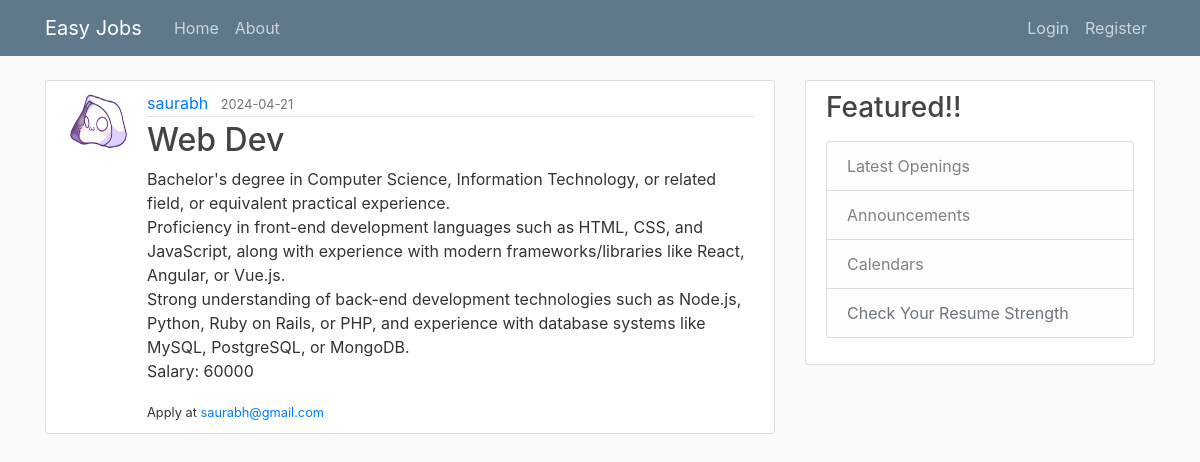
The app's page /post/4 with its own data.
### app/models.py (models this page shows, shortened)
class User(db.Model, UserMixin):
    id = db.Column(db.Integer, primary_key=True)
    username = db.Column(db.String(20), unique=True, nullable=False)
    email = db.Column(db.String(120), unique=True, nullable=False)
    image_file = db.Column(db.String(20), nullable=False, default='default.jpg')
    password = db.Column(db.String(60), nullable=False)
    posts = db.relationship('Post', backref='author', lazy=True)

class Post(db.Model):
    id = db.Column(db.Integer, primary_key=True)
    title = db.Column(db.String(100), nullable=False)
    date_posted = db.Column(db.DateTime, nullable=False, default=datetime.utcnow)
    content = db.Column(db.Text, nullable=False)
    user_id = db.Column(db.Integer, db.ForeignKey('user.id'), nullable=False)

### app/routes.py (the view)
@app.route("/post/<int:post_id>")
def post(post_id):
    post = Post.query.get_or_404(post_id)
    return render_template('post.html', title=post.title, post=post)

### app/templates/post.html
{% extends "layout.html" %}
{% block content %}
   <article class="media content-section">
    <img class="rounded-circle article-img" src="{{ url_for('static', filename='profile_pics/' + post.author.image_file) }}" alt="">
        <div class="media-body">
            <div class="article-metadata">
              <a class="mr-2" href="#">{{ post.author.username }}</a>
              <small class="text-muted">{{ post.date_posted.strftime('%Y-%m-%d') }}</small>
            </div>
            <h2 class="article-title">{{ post.title }}</h2>
            <p class="article-content">{{ post.content }}</p>
            <small class="article-content">Apply at <a href="#">{{ post.author.email }}</a></small>
        </div>
    </article>
{% endblock content %}

### app/static/main.css (style rules this page uses)
body { background: #fafafa; color: #333333; margin-top: 5rem; }
h1, h2, h3, h4, h5, h6 { color: #444444; }
.content-section { background: #ffffff; padding: 10px 20px; border: 1px solid #dddddd; border-radius: 3px; margin-bottom: 20px; }
.article-title { color: #444444; }
.article-content { white-space: pre-line; }
.article-img { height: 65px; width: 65px; margin-right: 16px; }
.article-metadata { padding-bottom: 1px; margin-bottom: 4px; border-bottom: 1px solid #e3e3e3 }

### records on screen
User: image_file (picture), author.username "saurabh", author.email "saurabh@gmail.com"
Post: date_posted "2024-04-21", title "Web Dev", content "Bachelor's degree in Computer Science, Information Technology, or related field, or equivalent practical experience. Proficiency in front-end development languages such as HTML, CSS, and JavaScript, along with experience with modern frameworks/libraries like React, Angular, or Vue.js. Strong understanding of back-end development technologies such as Node.js, Python, Ruby on Rails, or PHP, and experience with database systems like MySQL, PostgreSQL, or MongoDB. Salary: 60000"
